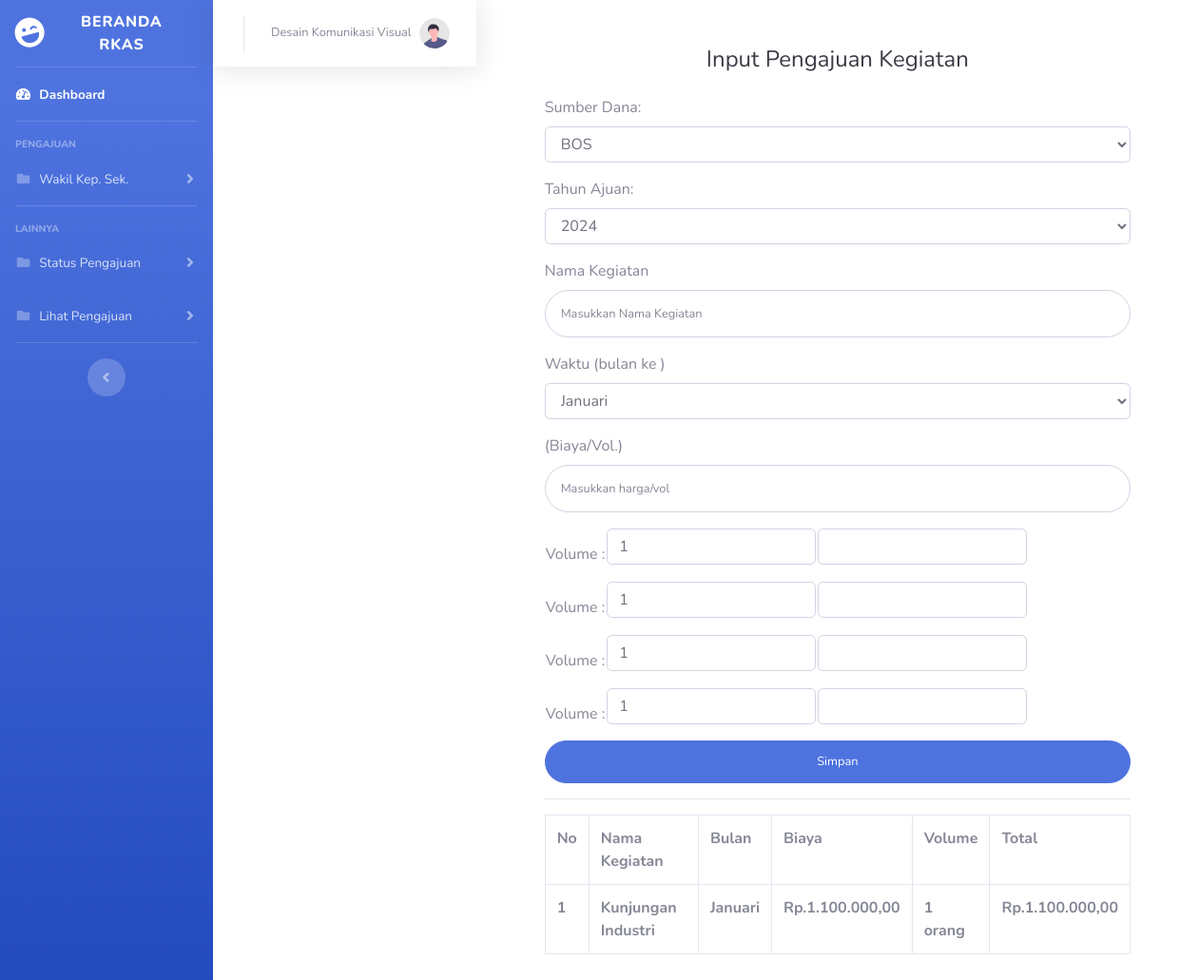
The page /rkas/kegiatan.php?id=6083232 on the database its author committed.
### tables this page shows
CREATE TABLE `tb_user` (
  `id_user` int(10) NOT NULL,
  `nama_user` varchar(60) NOT NULL,
  `nama` char(100) NOT NULL,
  `password` varchar(100) NOT NULL,
  `id_bagian` int(4) NOT NULL,
  `status` varchar(30) NOT NULL
);

CREATE TABLE `tb_kegiatan` (
  `id_kegiatan` int(11) NOT NULL,
  `sumber_dana` varchar(50) NOT NULL,
  `tahun_ajuan` int(4) NOT NULL,
  `nama_kegiatan` varchar(50) NOT NULL,
  `bulan` varchar(50) NOT NULL,
  `biaya` int(20) NOT NULL,
  `volume_1` int(11) NOT NULL,
  `volume_2` int(11) NOT NULL,
  `volume_3` int(11) NOT NULL,
  `volume_4` int(11) NOT NULL,
  `keterangan_volume1` varchar(75) NOT NULL,
  `keterangan_volume2` varchar(75) NOT NULL,
  `keterangan_volume3` varchar(75) NOT NULL,
  `keterangan_volume4` varchar(75) NOT NULL,
  `total` int(20) NOT NULL,
  `jurusan` char(50) NOT NULL,
  `status` varchar(50) NOT NULL
);

### rkas/kegiatan.php (the view, shortened to what this page needs)
<?php
include "koneksi.php";
$id = $_GET['id'];
$sql = mysqli_query($conn, "SELECT * FROM tb_kegiatan ORDER BY id_kegiatan DESC");
$sql1 = mysqli_query($conn, "SELECT * FROM tb_user WHERE id_user='$id'");
?>
<!DOCTYPE html>
<html lang="en">
<head>
    <link href="vendor/fontawesome-free/css/all.min.css" rel="stylesheet" type="text/css">
    <link href="css/sb-admin-2.css" rel="stylesheet">
</head>
<body id="page-top">
    <div id="wrapper">
        <ul class="navbar-nav bg-gradient-primary sidebar sidebar-dark accordion" id="accordionSidebar">
            <a class="sidebar-brand d-flex align-items-center justify-content-center" href="homewakepsek.php?id=<?= $id ?>">
                <div class="sidebar-brand-icon rotate-n-15">
                    <i class="fas fa-laugh-wink"></i>
                </div>
                <div class="sidebar-brand-text mx-3">Beranda RKAS </div>
            </a>
            <hr class="sidebar-divider my-0">
            <li class="nav-item active">
                <a class="nav-link" href="homewakepsek.php?id=<?= $id ?>">
                    <i class="fas fa-fw fa-tachometer-alt"></i>
                    <span>Dashboard</span></a>
            </li>
            <hr class="sidebar-divider">
            <div class="sidebar-heading">
                PENGAJUAN
            </div>
            <li class="nav-item">
                <a class="nav-link collapsed" href="#" data-toggle="collapse" data-target="#collapseTwo"
                    aria-expanded="true" aria-controls="collapseTwo">
                    <i class="fas fa-fw fa-folder"></i>
                    <span>Wakil Kep. Sek.</span>
                </a>
            </li>
            <hr class="sidebar-divider">
            <div class="sidebar-heading">
                Lainnya
            </div>
            <li class="nav-item">
                <a class="nav-link collapsed" href="#" data-toggle="collapse" data-target="#status"
                    aria-expanded="true" aria-controls="collapsePages">
                    <i class="fas fa-fw fa-folder"></i>
                    <span>Status Pengajuan</span>
                </a>
            </li>
            <li class="nav-item">
                <a class="nav-link collapsed" href="#" data-toggle="collapse" data-target="#lihat"
                    aria-expanded="true" aria-controls="collapsePages">
                    <i class="fas fa-fw fa-folder"></i>
                    <span>Lihat Pengajuan</span>
                </a>
            </li>
            <hr class="sidebar-divider d-none d-md-block">
            <div class="text-center d-none d-md-inline">
                <button class="rounded-circle border-0" id="sidebarToggle"></button>
            </div>
        </ul>
        <nav class="navbar navbar-expand navbar-light bg-white topbar mb-4 static-top shadow">
                    <ul class="navbar-nav ml-auto">
                        <li class="nav-item dropdown no-arrow">
                            <a class="nav-link dropdown-toggle" href="#" id="userDropdown" role="button"
                                data-toggle="dropdown" aria-haspopup="true" aria-expanded="false">
                                <span class="mr-2 d-none d-lg-inline text-gray-600 small"><?php foreach ($sql1 as $row) :
                                echo $row['nama'];
                                    endforeach;
                                    ?></span>
                                <img class="img-profile rounded-circle"
                                    src="img/undraw_profile.svg">
                            </a>
                        </li>
                    </ul>
                </nav>
                <div class="container">
        <div class="p-5">
                            <div class="text-center">
                                <h1 class="h4 text-gray-900 mb-4">Input Pengajuan Kegiatan</h1>
                            </div>
                            <form class="user" action="proses_kegiatan.php?id=<?= $id ?>" method="POST">
                                <div class="form-group">
                                    <label for="sumber_dana">Sumber Dana:</label>
                                    <select class="form-control" id="sumber_dana" name="sumber_dana">
                                        <option value="BOS">BOS</option>
                                    </select>
                                </div>
                                <div class="form-group">
                                    <label for="tahun_ajuan">Tahun Ajuan:</label>
                                    <select class="form-control" id="tahun_ajuan" name="tahun_ajuan">
                                        <option value="2024">2024</option>
                                    </select>
                                </div>
                                <div class="form-group">
                                <label for="nama_kegiatan">Nama Kegiatan</label>
                                    <input type="text" class="form-control form-control-user" id="nama_kegiatan" name="nama_kegiatan"
                                        placeholder="Masukkan Nama Kegiatan">
                                </div>
                                <div class="form-group">
                                <label for="bulan">Waktu (bulan ke )</label>
                                <select class="form-control" id="bulan" name="bulan">
                                        <option value="Januari">Januari</option>
                                    </select>
                                </div>
                                <div class="form-group">
                                <label for="biaya">(Biaya/Vol.)</label>
                                    <input type="number" class="form-control form-control-user" id="biaya" name="biaya"
                                        placeholder="Masukkan harga/vol">
                                </div>
                                <table>
                                    <tr>
                                        <td>Volume :</td>
                                    <td>
                                        <div class="form-group">
                                        <input type="number" class="form-control form-control" id="vol1" name="vol1" value=1 min=1>
                                        </div>
                                    </td>
                                    <td>
                                        <div class="form-group">
                                        <input type="text" class="form-control form-control" id="volket1" name="volket1" placeholder="">
                                        </div>
                                    </td>
                                    </tr>
                                    <tr>
                                        <td>Volume :</td>
                                    <td>
                                        <div class="form-group">
                                        <input type="number" class="form-control form-control" id="vol2" name="vol2"  value=1 min=1>
                                        </div>
                                    </td>
                                    <td>
                                        <div class="form-group">
                                        <input type="text" class="form-control form-control" id="volket2" name="volket2" placeholder="">
                                        </div>
                                    </td>
                                    </tr>
                                    <tr>
                                        <td>Volume :</td>
                                    <td>
                                        <div class="form-group">
                                        <input type="number" class="form-control form-control" id="vol3" name="vol3"  value=1 min=1>
                                        </div>
                                    </td>
                                    <td>
                                        <div class="form-group">
                                        <input type="text" class="form-control form-control" id="volket3" name="volket3" placeholder="">
                                        </div>
                                    </td>
                                    </tr>
                                    <tr>
                                        <td>Volume :</td>
                                    <td>
                                        <div class="form-group">
                                        <input type="number" class="form-control form-control" id="vol4" name="vol4" value=1 min=1>
                                        </div>
                                    </td>
                                    <td>
                                        <div class="form-group">
                                        <input type="text" class="form-control form-control" id="volket4" name="volket4" placeholder="">
                                        </div>
                                    </td>
                                    </tr>
                                </table>
                                <a href="alat_bahan.php"><input type="submit" name="simpan" value="Simpan" style="width:100%;" class="btn btn-primary btn-user btn-block">
                                </a>
                                <hr>
                            </form>
                            <div class="table-responsive">
                                <table class="table table-bordered" id="dataTable" width="100%" cellspacing="0">
                                <tr>
                                            <th>No</th>
                                            <th>Nama Kegiatan</th>
                                            <th>Bulan</th>
                                            <th>Biaya</th>
                                            <th>Volume</th>
                                            <th>Total</th>
                                    </tr>
                                        <?php $no = 0;?>
                                    <?php foreach ($sql as $row) : ?>
                                    <tr>
                                    <th><?php $no += 1; echo $no;?></th>
                                    <th><?= $row["nama_kegiatan"];?></th>
                                    <th><?= $row["bulan"];?></th>
                                    <th>Rp.<?= number_format($row["biaya"], 2, ',', '.'); ?></th>
                                    <th><?= $row["volume_1"];?> <?= $row["keterangan_volume1"]?></th>
                                    <th>Rp.<?= number_format($row["total"], 2, ',', '.'); ?></th>
                                    </tr>
                                    <?php endforeach; ?>
                            </div>
                            </div>
                        </div>
                        </div>
</body>
</html>

### rows shown on the page
tb_user: nama "Desain Komunikasi Visual"
tb_kegiatan: nama_kegiatan "Kunjungan Industri", bulan "Januari", biaya "1.100.000,00", volume_1 "1", keterangan_volume1 "orang", total "1.100.000,00"
